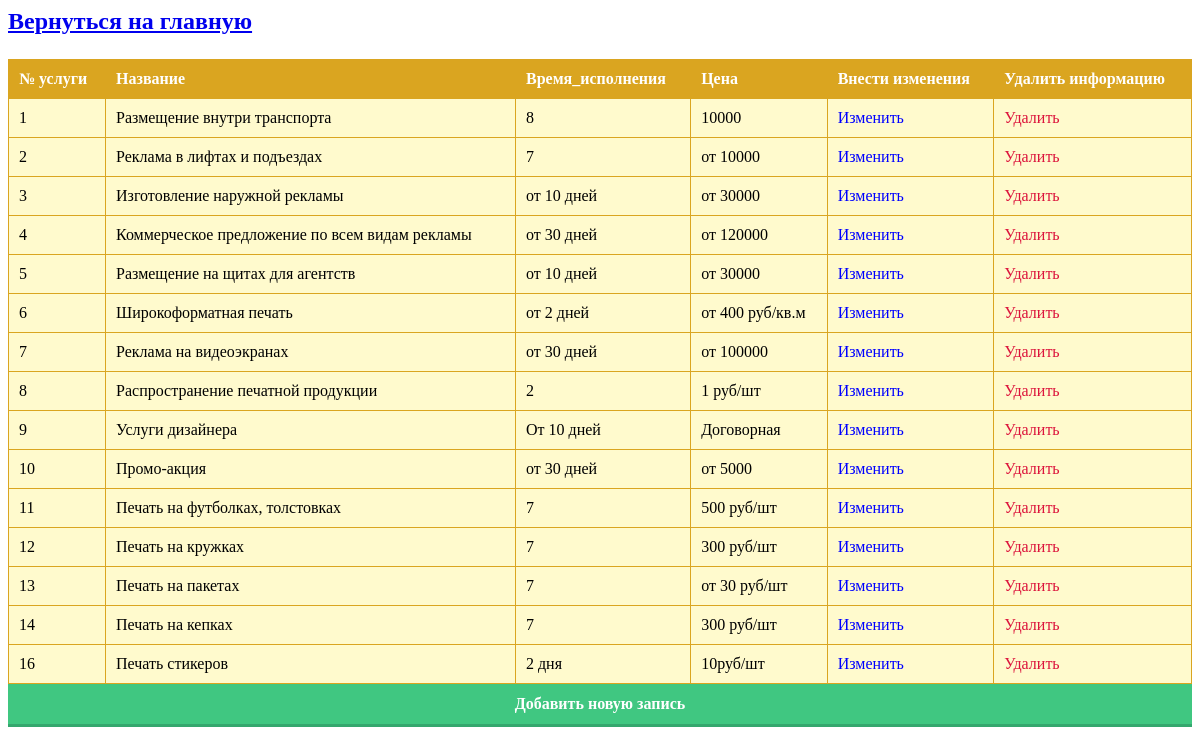
The page /app/service.php on the database its author committed.
### app/service.php (the view, shortened to what this page needs)
<a href="index.php"><h2><p align="left">Вернуться  на главную</p></h2></a>
<?php
include ("db.php");
?>
<html>
<head>
<link rel="stylesheet" href="button.css">
</head>
<body>
<table class="myTable">
<tr>
<th>№ услуги</th>
<th>Название</th>
<th>Время_исполнения</th>
<th>Цена</th>
<th>Внести изменения</th>
<th>Удалить информацию</th>
</tr>
<?php
$pro = mysqli_query($db, "SELECT * FROM услуги");
$pro = mysqli_fetch_all($pro);
foreach ($pro as $pr) {
?>
<tr>
<td><?=$pr[0] ?></td>
<td><?=$pr[1] ?></td>
<td><?=$pr[2] ?></td>
<td><?=$pr[3] ?></td>
<td><a style="color: blue; text-decoration: none;" href="update1.php?id=<?=$pr[0] ?>">Изменить</a></td>
<td><a style="color: #DC143C; text-decoration: none;" href="delete1.php?id=<?=$pr[0] ?>">Удалить</a></td>
</tr>
<?php
}
?>
</table>
</body>
</html>
<a href="add1.php" class="button">Добавить новую запись</a>

### app/button.css (style rules this page uses)
.button { display: flex; justify-content: center; font-weight: 700; color: white; text-decoration: none; padding: 0.7em 1em calc(0.7em + 3px); background: rgb(64,199,129); box-shadow: 0 -3px rgb(53,167,110) inset; transition: 0.5s; }

### app/service.php (style rules this page uses)
.myTable { width: 100%; text-align: left; background-color: lemonchiffon; border-collapse: collapse; }
.myTable th { background-color: goldenrod; color: white; }
.myTable td, .myTable th { padding: 10px; border: 1px solid goldenrod; }

### rows shown on the page
услуги: Номер_услуги "1", Название "Размещение внутри транспорта", Время_исполнения "8", Цена "10000"
услуги: Номер_услуги "2", Название "Реклама в лифтах и подъездах", Время_исполнения "7", Цена "от 10000"
услуги: Номер_услуги "3", Название "Изготовление наружной рекламы", Время_исполнения "от 10 дней", Цена "от 30000"
услуги: Номер_услуги "4", Название "Коммерческое предложение по всем видам рекламы", Время_исполнения "от 30 дней", Цена "от 120000"
услуги: Номер_услуги "5", Название "Размещение на щитах для агентств", Время_исполнения "от 10 дней", Цена "от 30000"
услуги: Номер_услуги "6", Название "Широкоформатная печать", Время_исполнения "от 2 дней", Цена "от 400 руб/кв.м"
услуги: Номер_услуги "7", Название "Реклама на видеоэкранах", Время_исполнения "от 30 дней", Цена "от 100000"
услуги: Номер_услуги "8", Название "Распространение печатной продукции", Время_исполнения "2", Цена "1 руб/шт"
услуги: Номер_услуги "9", Название "Услуги дизайнера", Время_исполнения "От 10 дней", Цена "Договорная"
услуги: Номер_услуги "10", Название "Промо-акция", Время_исполнения "от 30 дней", Цена "от 5000"
услуги: Номер_услуги "11", Название "Печать на футболках, толстовках", Время_исполнения "7", Цена "500 руб/шт"
услуги: Номер_услуги "12", Название "Печать на кружках", Время_исполнения "7", Цена "300 руб/шт"
услуги: Номер_услуги "13", Название "Печать на пакетах", Время_исполнения "7", Цена "от 30 руб/шт"
услуги: Номер_услуги "14", Название "Печать на кепках", Время_исполнения "7", Цена "300 руб/шт"
услуги: Номер_услуги "16", Название "Печать стикеров", Время_исполнения "2 дня", Цена "10руб/шт"
